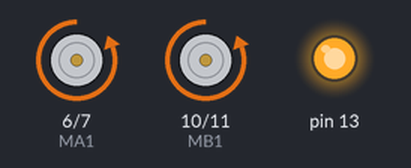
A sketch run on a simulated Arduino Uno, built with avr-gcc and run on an emulated ATmega328P. Shown: motor-driver pin pairs drawn as motors (green arrow = first pin HIGH = forward, orange = second pin HIGH = backward, longer = more drive, scaled by the enable pin), output pins drawn as LEDs (lit = HIGH).

Above: at 1.5 s.
At 4.5 s:
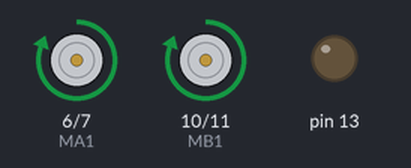
Timing chart, 0 to 7.8 s (numbered marks = the images above):
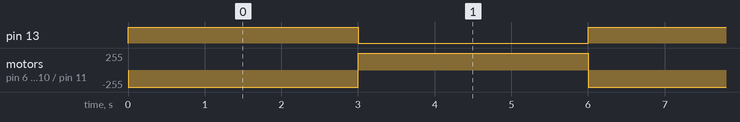

Measured:
- by itself, pin 13: alternates HIGH for 3.0 s and LOW for 3.0 s
- by itself, motor on pin 6 (MA1) / pin 7 (MA2), motor on pin 10 (MB1) / pin 11 (MB2): alternates forward 255/255 for 3.0 s and backward 255/255 for 3.0 s

The sketch:

motor1.ino
```cpp
int MAPWM = 5;
int MA1 = 6;
int MA2 = 7;

int MBPWM = 9;
int MB1 = 10;
int MB2 = 11;


void setup() {
  pinMode( 13, OUTPUT );

  pinMode( MAPWM, OUTPUT );
  pinMode( MA1, OUTPUT );
  pinMode( MA2, OUTPUT );

  pinMode( MBPWM, OUTPUT );
  pinMode( MB1, OUTPUT );
  pinMode( MB2, OUTPUT );

}

void loop() {

/*
  analogWrite( MAPWM, 127 );
  digitalWrite( MA1, HIGH );
  digitalWrite( MA2, LOW );
  analogWrite( MBPWM, 127 );
  digitalWrite( MB1, HIGH );
  digitalWrite( MB2, LOW );

  digitalWrite( 13, HIGH );
  delay( 50 );
  digitalWrite( 13, LOW );
  delay( 3000 );
*/

  analogWrite( MAPWM, 255 );
  digitalWrite( MA1, LOW );
  digitalWrite( MA2, HIGH );
  analogWrite( MBPWM, 255 );
  digitalWrite( MB1, LOW );
  digitalWrite( MB2, HIGH );

  digitalWrite( 13, HIGH );

  delay( 3000 );

  digitalWrite( MA1, HIGH );
  digitalWrite( MA2, LOW );
  digitalWrite( MB1, HIGH );
  digitalWrite( MB2, LOW );

//  analogWrite( MAPWM, 0 );
//  analogWrite( MBPWM, 0 );

  digitalWrite( 13, LOW );
  delay( 3000 );
}
```
